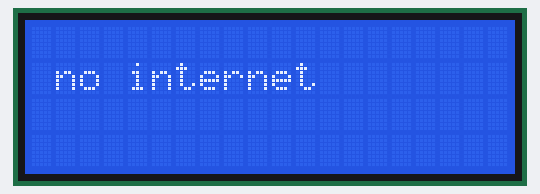
Simulated run of this sketch. Board: ESP32. Parts: 20×4 character LCD. WiFi joins after 1.5 s; servers stay silent unless stated; uploads are accepted with an empty reply; no MQTT or app messages arrive unless stated; what the sketch prints to the serial monitor is not drawn. At 3.9 s the program puts the board to deep sleep or switches it off; the recording ends there.

Above: at 1.6 s.
At 3.0 s:
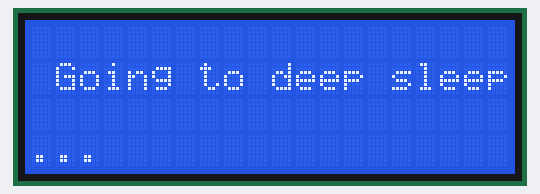

The sketch:

senser2.ino
```cpp
#include <Wire.h>
#include<WiFi.h>
#include<PubSubClient.h>
#include<NTPClient.h>
#include<WiFiUdp.h>
#include <HTTPClient.h>
#include <LiquidCrystal_I2C.h>
#include <esp_sleep.h>

LiquidCrystal_I2C lcd(0x27, 20, 4);

/*
#define WiFi_SSID "............"
#define WiFi_PASSWORD "kkkkoooo"
#define WiFi_SSID "TP-Link_DAE7"
#define WiFi_PASSWORD "50696382"*/
#define WiFi_SSID "TP-Link_FA5C"
#define WiFi_PASSWORD "47845862"
const int sleepDuration = 180 * 1000000;

int Rsoil1=34;
int Rsoil2=36;
float soil1,soil2;
int smap=0;
int se=0;
int combined_soil_moisture1, combined_soil_moisture2,res;

const char *mqtt_broker = "broker.emqx.io";
const int mqtt_Port = 1883;

const char *topic_soil1 = "soil3";
const char *topic_soil2 = "soil4";

  WiFiClient espClient;
  PubSubClient client(espClient);

void setup() {
  res=0;
  Serial.begin(115200);
client.setServer(mqtt_broker, 1883);
lcd.init();
lcd.backlight();
delay(500);
}

float predictTree1(float sensor_value) {
  if (sensor_value <= 1524.76) {
    if (sensor_value <= 1446.0) {
      if (sensor_value <= 1352.34) {
        return 81.5006;
      } else {
        return 74.5023;
      }
    } else {
      if (sensor_value <= 1509.26) {
        return 49.2241;
      } else {
        return 40.0;
      }
    }
  } else {
    if (sensor_value <= 2783.14) {
      if (sensor_value <= 2055.5) {
        return 34.9195;
      } else {
        return 24.5245;
      }
    } else {
      if (sensor_value <= 2949.06) {
        return 11.3068;
      } else {
        return 1.5033;
      }
    }
  }
}

float predictTree2(float sensor_value) {
  if (sensor_value <= 1529.26) {
    if (sensor_value <= 1437.5) {
      if (sensor_value <= 1352.34) {
        return 81.7073;
      } else {
        return 76.0693;
      }
    } else {
      if (sensor_value <= 1508.76) {
        return 50.9582;
      } else {
        return 40.0;
      }
    }
  } else {
    if (sensor_value <= 2783.14) {
      if (sensor_value <= 2055.5) {
        return 34.6555;
      } else {
        return 24.4377;
      }
    } else {
      if (sensor_value <= 2949.06) {
        return 9.5853;
      } else {
        return 1.5797;
      }
    }
  }
}

float predictTree3(float sensor_value) {
  if (sensor_value <= 1525.26) {
    if (sensor_value <= 1410.5) {
      if (sensor_value <= 1392.32) {
        return 81.2642;
      } else {
        return 76.8768;
      }
    } else {
      if (sensor_value <= 1447.5) {
        return 60.6818;
      } else {
        return 49.7;
      }
    }
  } else {
    if (sensor_value <= 2784.14) {
      if (sensor_value <= 2055.5) {
        return 34.8724;
      } else {
        return 24.5015;
      }
    } else {
      if (sensor_value <= 2949.06) {
        return 9.4156;
      } else {
        return 1.5869;
      }
    }
  }
}

// Random Forest Prediction
float randomForestPredict(float sensor_value) {
  float tree1 = predictTree1(sensor_value);
  float tree2 = predictTree2(sensor_value);
  float tree3 = predictTree3(sensor_value);
  return (tree1 + tree2 + tree3) / 3.0;
}

// SVR Prediction
float svrPredict(float sensor_value) {
  if (sensor_value >= 1000 && sensor_value <= 1500) {
    return -0.0758 * sensor_value + 157.4269;
  } else if (sensor_value >= 1501 && sensor_value <= 2500) {
    return -0.0219 * sensor_value + 75.4338;
  } else if (sensor_value >= 2501 && sensor_value <= 3500) {
    return -0.0322 * sensor_value + 99.3774;
  } else {
    return 0.0; // Out of range
  }
}

// Combined Prediction
float combinedPredict(float sensor_value) {
  float rfPrediction = randomForestPredict(sensor_value);
  float svrPrediction = svrPredict(sensor_value);
  return (rfPrediction + svrPrediction) / 2.0;
}

void sleep(){
  esp_sleep_enable_timer_wakeup(sleepDuration);
  lcd.clear();
  lcd.setCursor(1,1);
  lcd.print("Going to deep sleep...");
  delay(1000);
  lcd.noBacklight();
  esp_deep_sleep_start();
}
void mq(){
  client.publish(topic_soil1,String(soil1).c_str());
  client.publish(topic_soil2,String(soil2).c_str());
}

void checkWiFi(){
WiFi.begin(WiFi_SSID,WiFi_PASSWORD);
while(WiFi.status() != WL_CONNECTED)
  {
delay(1000);
  Serial.print(".w");

  res=res+1;
  Serial.println(res);
  if(res>=10){
    Serial.println("res");
    ESP.restart(); }

  if(res<7){
  lcd.clear();
  lcd.setCursor(1,1);
  lcd.print("no internet");}

  if(res>=7){
  lcd.clear();
  lcd.setCursor(1,1);
  lcd.print("Restart");}}

  Serial.println("WiFi connected");
  Serial.print("IP address: ");
  Serial.println(WiFi.localIP());
}

void reconnect() {
  if (!client.connected()) {
    Serial.print("Attempting MQTT connection...");
    if (client.connect("lklsjdiwkjjmoo")) {
      Serial.println("connected");
    } else {
      Serial.print("failed, rc=");
      Serial.print(client.state());
      Serial.println(" try again in 5 seconds");
      delay(5000);
   }}}

void aggg(){
    HTTPClient http;
        String url = "https://script.google.com/macros/s/AKfycbx8epk8-NIs751vmMJWxTk1z1fH17LN6obBdw__1KjgpT0yMj9VZk_NLeyCMWBQCpAU/exec?data3="+String(soil1)+"&data4="+String(soil2);
        Serial.println("Making a request");
        http.begin(url.c_str()); //Specify the URL and certificate
        http.setFollowRedirects(HTTPC_STRICT_FOLLOW_REDIRECTS);
        int httpCode = http.GET();
        String payload;
        if (httpCode > 0) { //Check for the returning code
          payload = http.getString();
          Serial.println(httpCode);
          Serial.println(payload);
        }
        else {
          Serial.println("Error on HTTP request");
        }
        http.end();
}

void LLCd(){
  lcd.clear();
  lcd.setCursor(6,0);
  lcd.print("Moisture");
  lcd.setCursor(1,1);
  lcd.print("15cm = ");
  lcd.setCursor(10,1);
  lcd.print(soil1);

  lcd.setCursor(1,2);
  lcd.print("30cm = ");
  lcd.setCursor(10,2);
  lcd.print(soil2);
}

void loop() {
checkWiFi();

  combined_soil_moisture1=analogRead(Rsoil1);
  combined_soil_moisture2=analogRead(Rsoil2);
  soil1 = combinedPredict(combined_soil_moisture1);
  soil2 = combinedPredict(combined_soil_moisture2);
  smap=map(soil1,0,4025,100,0);
  se=smap-25;
  if(se<0){
    se=0;
  }
  LLCd();
  client.loop();
  reconnect();
  Serial.println(soil1);
  aggg();
  mq();
  sleep();
  }
```

Measured:
- what the display in image 0 shows lasts 1.0 s, from 1.6 s to 2.6 s
- what the display in image 1 shows lasts 1.0 s, from 2.9 s to 3.9 s
